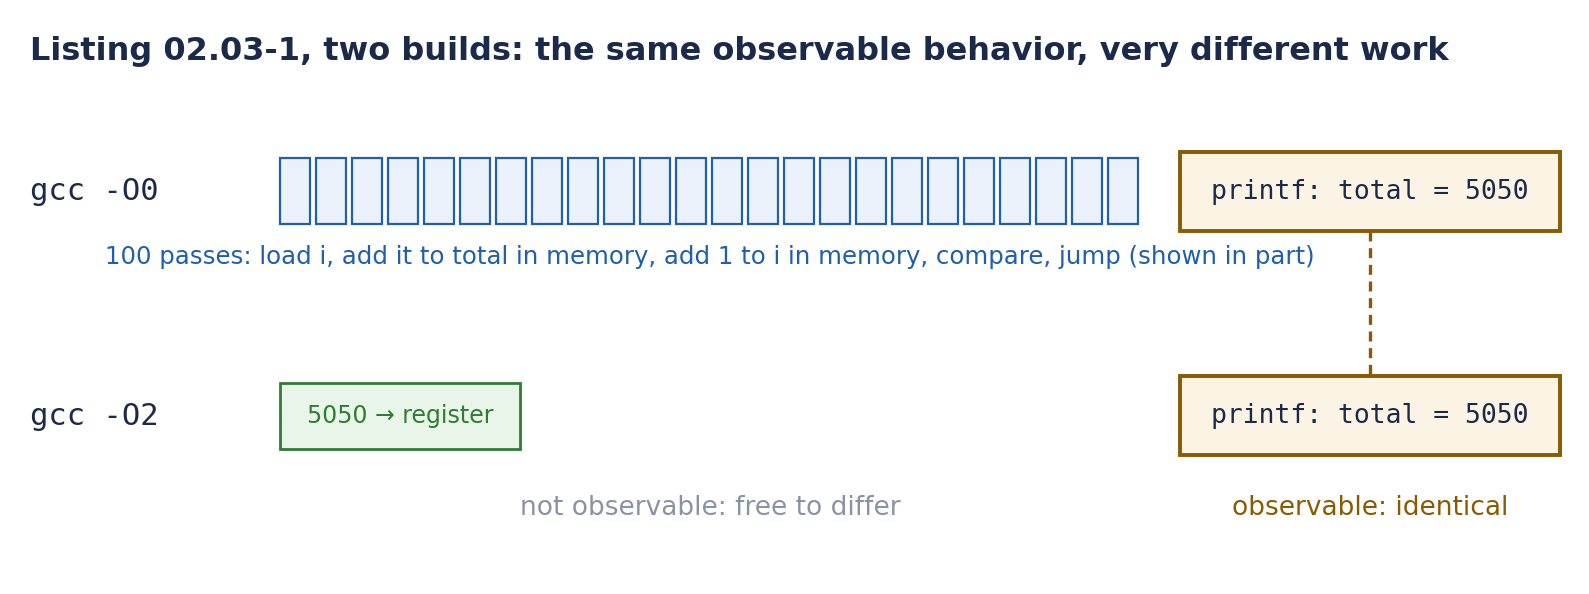

This figure's Python source:
import matplotlib; matplotlib.use("Agg")
import matplotlib.pyplot as plt
from matplotlib.patches import Rectangle
plt.rcParams["font.family"] = ["DejaVu Sans"]
NAVY="#1B2A4A"; BLUE=("#EAF1FB","#1F5FAD"); GRN=("#EAF5EA","#2E7D32"); AMB=("#FBF3E4","#8A5A00"); GREY="#8A93A3"
fig, ax = plt.subplots(figsize=(10, 3.6), dpi=200)
ax.set_xlim(-2.6, 12.9); ax.set_ylim(3.9, -0.3); ax.axis("off")
ax.text(-2.5, 0.0, "Listing 02.03-1, two builds: the same observable behavior, very different work", fontsize=11.5, weight="bold", color=NAVY)
# lane O0
ax.text(-2.5, 1.0, "gcc -O0", fontsize=11, color=NAVY, va="center", family="DejaVu Sans Mono")
for k in range(24):
    x = k*0.36
    ax.add_patch(Rectangle((x, 0.75), 0.3, 0.5, fc=BLUE[0], ec=BLUE[1], lw=0.8))
ax.text(4.3, 1.55, "100 passes: load i, add it to total in memory, add 1 to i in memory, compare, jump (shown in part)", fontsize=8.8, color=BLUE[1], ha="center")
ax.add_patch(Rectangle((9.0, 0.7), 3.8, 0.6, fc=AMB[0], ec=AMB[1], lw=1.4))
ax.text(10.9, 1.0, "printf: total = 5050", fontsize=9.5, ha="center", va="center", color=NAVY, family="DejaVu Sans Mono")
# lane O2
ax.text(-2.5, 2.7, "gcc -O2", fontsize=11, color=NAVY, va="center", family="DejaVu Sans Mono")
ax.add_patch(Rectangle((0, 2.45), 2.4, 0.5, fc=GRN[0], ec=GRN[1], lw=1.0))
ax.text(1.2, 2.7, "5050 → register", fontsize=8.5, ha="center", va="center", color=GRN[1])
ax.add_patch(Rectangle((9.0, 2.4), 3.8, 0.6, fc=AMB[0], ec=AMB[1], lw=1.4))
ax.text(10.9, 2.7, "printf: total = 5050", fontsize=9.5, ha="center", va="center", color=NAVY, family="DejaVu Sans Mono")
ax.plot([10.9, 10.9], [1.3, 2.4], color=AMB[1], lw=1.2, ls=(0,(3,2)))
ax.text(10.9, 3.45, "observable: identical", fontsize=9.5, ha="center", color=AMB[1])
ax.text(4.3, 3.45, "not observable: free to differ", fontsize=9.5, ha="center", color=GREY)
plt.savefig("fig_lanes.png", bbox_inches="tight", facecolor="white")
